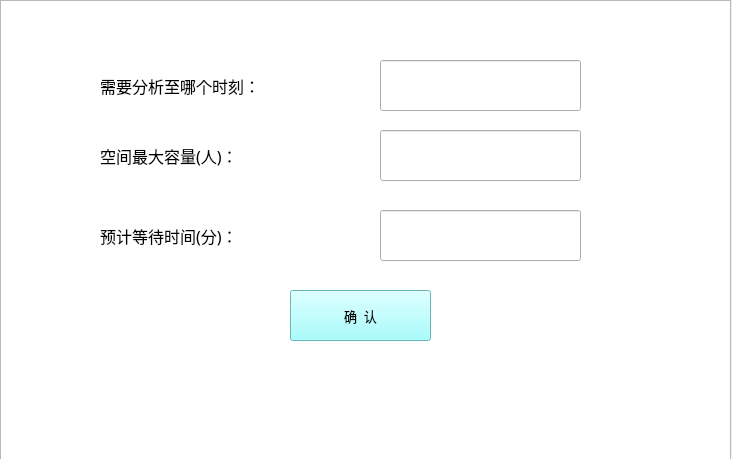
<?xml version="1.0" encoding="UTF-8"?>
<ui version="4.0">
 <class>simuCon</class>
 <widget class="QWidget" name="simuCon">
  <property name="geometry">
   <rect>
    <x>0</x>
    <y>0</y>
    <width>732</width>
    <height>459</height>
   </rect>
  </property>
  <property name="windowTitle">
   <string>simuCon</string>
  </property>
  <widget class="QLabel" name="label">
   <property name="geometry">
    <rect>
     <x>100</x>
     <y>130</y>
     <width>241</width>
     <height>51</height>
    </rect>
   </property>
   <property name="font">
    <font>
     <family>黑体</family>
     <pointsize>12</pointsize>
    </font>
   </property>
   <property name="text">
    <string>空间最大容量(人)：</string>
   </property>
  </widget>
  <widget class="QPushButton" name="Imsure">
   <property name="geometry">
    <rect>
     <x>290</x>
     <y>290</y>
     <width>141</width>
     <height>51</height>
    </rect>
   </property>
   <property name="font">
    <font>
     <family>黑体</family>
     <pointsize>10</pointsize>
    </font>
   </property>
   <property name="styleSheet">
    <string notr="true">background-color: rgb(144, 255, 255);
border-color: rgb(190, 255, 232);
</string>
   </property>
   <property name="text">
    <string>确  认</string>
   </property>
  </widget>
  <widget class="QLabel" name="label_2">
   <property name="geometry">
    <rect>
     <x>100</x>
     <y>210</y>
     <width>281</width>
     <height>51</height>
    </rect>
   </property>
   <property name="font">
    <font>
     <family>黑体</family>
     <pointsize>12</pointsize>
    </font>
   </property>
   <property name="text">
    <string>预计等待时间(分)：</string>
   </property>
  </widget>
  <widget class="QLineEdit" name="peoplenum">
   <property name="geometry">
    <rect>
     <x>380</x>
     <y>130</y>
     <width>201</width>
     <height>51</height>
    </rect>
   </property>
   <property name="font">
    <font>
     <family>黑体</family>
     <pointsize>12</pointsize>
    </font>
   </property>
   <property name="styleSheet">
    <string notr="true">border-color: rgb(202, 202, 202);</string>
   </property>
   <property name="cursorPosition">
    <number>0</number>
   </property>
   <property name="clearButtonEnabled">
    <bool>false</bool>
   </property>
  </widget>
  <widget class="QLineEdit" name="staytime">
   <property name="geometry">
    <rect>
     <x>380</x>
     <y>210</y>
     <width>201</width>
     <height>51</height>
    </rect>
   </property>
   <property name="font">
    <font>
     <family>黑体</family>
     <pointsize>12</pointsize>
    </font>
   </property>
  </widget>
  <widget class="QLabel" name="label_3">
   <property name="geometry">
    <rect>
     <x>100</x>
     <y>60</y>
     <width>261</width>
     <height>51</height>
    </rect>
   </property>
   <property name="font">
    <font>
     <family>黑体</family>
     <pointsize>12</pointsize>
    </font>
   </property>
   <property name="frameShape">
    <enum>QFrame::Panel</enum>
   </property>
   <property name="frameShadow">
    <enum>QFrame::Sunken</enum>
   </property>
   <property name="lineWidth">
    <number>0</number>
   </property>
   <property name="text">
    <string>需要分析至哪个时刻：</string>
   </property>
  </widget>
  <widget class="QLineEdit" name="timenum">
   <property name="geometry">
    <rect>
     <x>380</x>
     <y>60</y>
     <width>201</width>
     <height>51</height>
    </rect>
   </property>
   <property name="font">
    <font>
     <family>黑体</family>
     <pointsize>12</pointsize>
    </font>
   </property>
  </widget>
  <widget class="QListView" name="listView">
   <property name="geometry">
    <rect>
     <x>0</x>
     <y>0</y>
     <width>731</width>
     <height>461</height>
    </rect>
   </property>
   <property name="styleSheet">
    <string notr="true">border-image: url(:/TrafficCon/image/back2.jpg);</string>
   </property>
  </widget>
  <zorder>listView</zorder>
  <zorder>label</zorder>
  <zorder>Imsure</zorder>
  <zorder>label_2</zorder>
  <zorder>peoplenum</zorder>
  <zorder>staytime</zorder>
  <zorder>label_3</zorder>
  <zorder>timenum</zorder>
 </widget>
 <layoutdefault spacing="6" margin="11"/>
 <resources>
  <include location="TrafficCon.qrc"/>
 </resources>
 <connections>
  <connection>
   <sender>Imsure</sender>
   <signal>clicked()</signal>
   <receiver>simuCon</receiver>
   <slot>ShowRes()</slot>
   <hints>
    <hint type="sourcelabel">
     <x>353</x>
     <y>323</y>
    </hint>
    <hint type="destinationlabel">
     <x>440</x>
     <y>369</y>
    </hint>
   </hints>
  </connection>
 </connections>
 <slots>
  <slot>ShowRes()</slot>
 </slots>
</ui>
